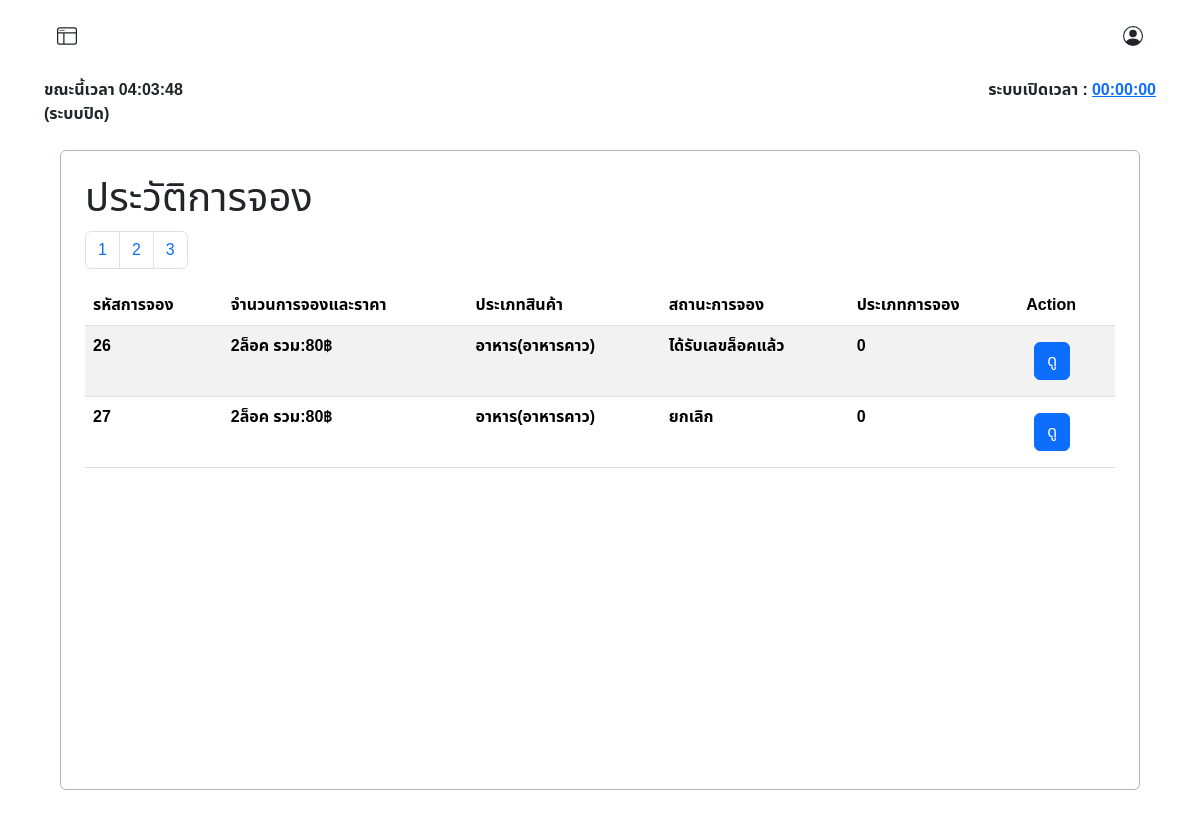
Page /user/booking_history.php?page=3 (signed in) on the earlier database version.
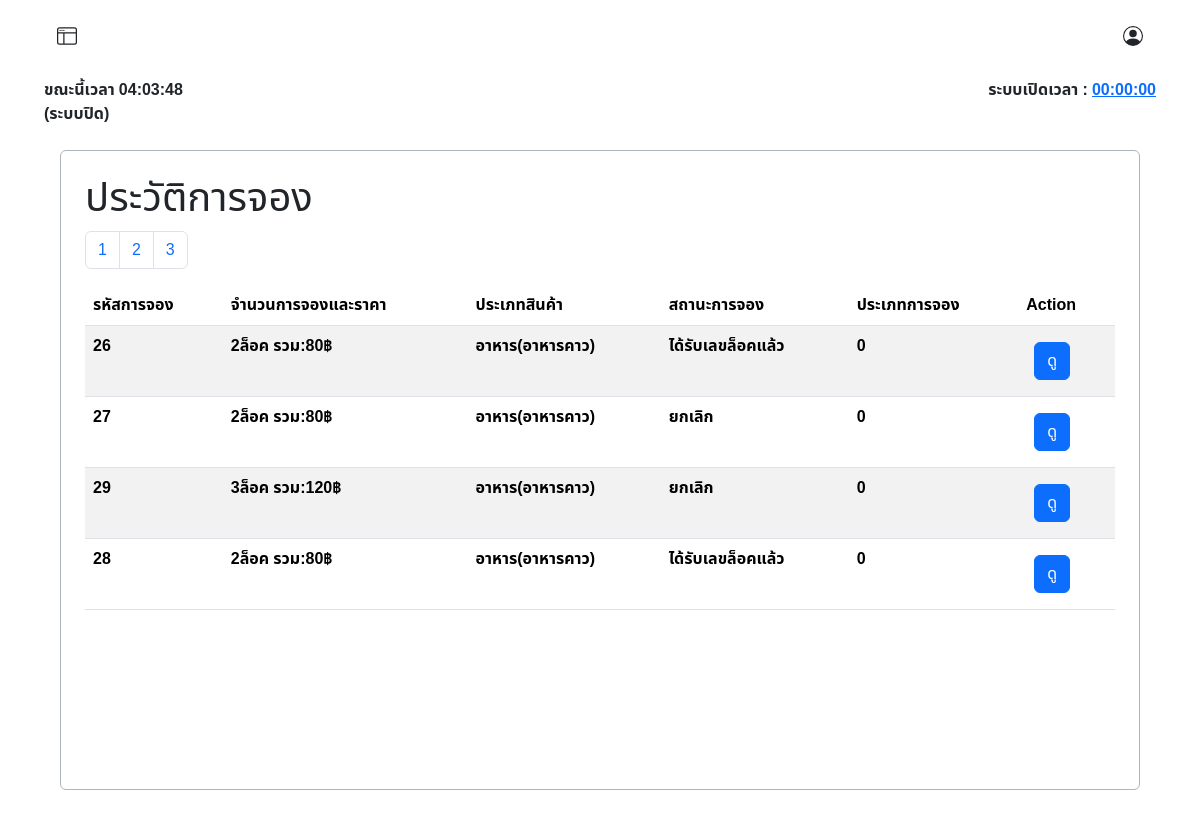
Same page on the later database version.
### tables this page shows
CREATE TABLE `booked` (
  `id_booked` int(10) UNSIGNED ZEROFILL NOT NULL COMMENT 'รหัสการจองแบบเรียบร้อยแล้ว',
  `booking_id` int(10) UNSIGNED DEFAULT NULL COMMENT 'รหัสการจอง',
  `member_id` int(6) UNSIGNED NOT NULL COMMENT 'รหัสลูกค้า',
  `booking_amount` varchar(45) NOT NULL,
  `total_price` varchar(45) NOT NULL,
  `product_type` int(11) NOT NULL,
  `sub_product_type` int(11) NOT NULL,
  `booking_status` int(3) UNSIGNED NOT NULL COMMENT 'สถานะการจอง',
  `booking_type` int(11) NOT NULL,
  `zone_id` int(3) UNSIGNED NOT NULL COMMENT 'รหัสประเภทโซน',
  `slip_img` varchar(45) DEFAULT NULL COMMENT 'log',
  `booking_date` timestamp NOT NULL DEFAULT current_timestamp() ON UPDATE current_timestamp() COMMENT 'วันเวลาที่จอง',
  `booked_lock_number` varchar(10) DEFAULT NULL COMMENT 'เลขล็อคที่จะได้',
  `expiration_date` datetime DEFAULT NULL
);

CREATE TABLE `category` (
  `id_category` int(11) NOT NULL,
  `cat_name` varchar(45) NOT NULL
);

CREATE TABLE `sub_category` (
  `idsub_category` int(11) NOT NULL,
  `id_category` int(11) DEFAULT NULL,
  `sub_cat_name` varchar(45) NOT NULL
);

CREATE TABLE `booking_status` (
  `id` int(3) UNSIGNED NOT NULL COMMENT 'รหัสสถานะการจอง',
  `status` varchar(50) NOT NULL COMMENT 'สถานะ'
);

### user/booking_history.php (the view, shortened to what this page needs)
<?php
require("../condb.php");
$user_id = $_SESSION["user_id"];
$results_per_page = 10;
$page = isset($_GET['page']) ? (int)$_GET['page'] : 1;
$start_from = ($page - 1) * $results_per_page;
?>
<!DOCTYPE html>
<html lang="th">
<head>
    <link href="https://cdn.jsdelivr.net/npm/bootstrap@5.3.3/dist/css/bootstrap.min.css" rel="stylesheet">
    <link rel="stylesheet" href="../asset/css/font.css">
</head>
<body>
    <?php
    include('./user_nav.php');
    ?>
    <div class="container my-4 p-2 border border-dark-subtle rounded overflow-auto" style="width: 90%; height: 40rem;">
        <div class="tab-content" id="myTabContent">
            <div class="tab-pane fade show active mt-2 mx-2 p-2" id="category">
                <div>
                    <h1>ประวัติการจอง</h1>
                </div>
                <div class="mt-2">
                    <?php
                    $sql_total = "SELECT COUNT(*) FROM market_booking.booked";
                    $result_total = $conn->query($sql_total);
                    $row_total = $result_total->fetch_row();
                    $total_records = $row_total[0];
                    $total_pages = ceil($total_records / $results_per_page);
                    echo "<nav>";
                    echo "<ul class='pagination'>";
                    for ($i = 1; $i <= $total_pages; $i++) {
                        echo "<li class='page-item'><a class='page-link' href='?page=" . $i . "'>" . $i . "</a></li>";
                    }
                    echo "</ul>";
                    echo "</nav>";
                    $sql = "SELECT
                                B.booking_id,
                                CONCAT(U.prefix, ' ', U.firstname, ' ', U.lastname) AS fullname,
                                B.booking_amount,
                                B.total_price,
                                C.cat_name,
                                SC.sub_cat_name,
                                BS.status,
                                B.booking_type,
                                B.slip_img,
                                B.booked_lock_number,
                                B.booking_date
                            FROM market_booking.booked AS B
                            LEFT JOIN booking_status AS BS ON B.booking_status = BS.id
                            LEFT JOIN tbl_user AS U ON B.member_id = U.user_id
                            LEFT JOIN category AS C ON B.product_type = C.id_category
                            LEFT JOIN sub_category AS SC ON B.sub_product_type = SC.idsub_category
                            WHERE member_id = $user_id
                            ";
                    $sql .= " LIMIT $start_from, $results_per_page";
                    $result = $conn->query($sql);
                    if ($result === false) {
                        echo "ข้อผิดพลาด SQL: " . $conn->error;
                    } elseif ($result->num_rows > 0) {
                        echo "<table class='table table-striped'>";
                        echo "<thead>
                            <tr>
                                <th>รหัสการจอง</th>
                                <th>จำนวนการจองและราคา</th>
                                <th>ประเภทสินค้า</th>
                                <th>สถานะการจอง</th>
                                <th>ประเภทการจอง</th>
                                <th>Action</th>
                            </tr>
                        </thead>";
                        echo "<tbody>";
                        while ($row = $result->fetch_assoc()) {
                            echo "<tr>";
                            echo "<td><strong>" . $row["booking_id"] . "</strong></td>";
                            echo "<td><strong>" . $row["booking_amount"] . "ล็อค รวม:" . $row["total_price"] . "฿</strong></td>";
                            echo "<td><strong>" . $row["cat_name"] . "(" . $row["sub_cat_name"] . ")</strong></td>";
                            echo "<td><strong>" . $row["status"] . "</strong></td>";
                            echo "<td><strong>" . $row["booking_type"] . "</strong></td>";
                            echo "<td>
                                    <button
                                        class='btn btn-primary m-2' type='button'
                                        data-bs-toggle='modal'
                                        data-bs-target='#viewBookingModal'
                                        data-id='" . $row["booking_id"] . "'>
                                        ดู
                                    </button>
                                </td>";
                            echo "</tr>";
                        }
                        echo "</tbody></table>";
                    } else {
                        echo "ไม่พบข้อมูล";
                    }
                    ?>
                </div>
            </div>
        </div>
    </div>
</body>
</html>

Differences in the rows shown:
added booked: booking "29", booking_amount "3", total_price "120", product_type.cat_name "อาหาร", sub_category.sub_cat_name "อาหารคาว", booking_status.status "ยกเลิก", booking_type "0"
added booked: booking "28", booking_amount "2", total_price "80", product_type.cat_name "อาหาร", sub_category.sub_cat_name "อาหารคาว", booking_status.status "ได้รับเลขล็อคแล้ว", booking_type "0"
